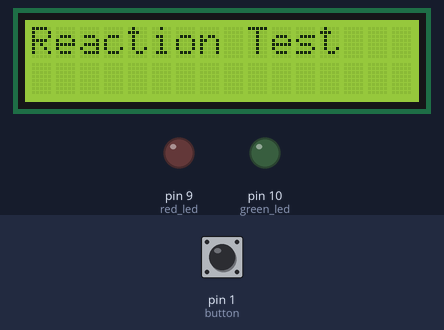
Simulated run of this sketch. Board: Arduino Uno, built with avr-gcc and run on an emulated ATmega328P. On the bench: 16×2 character LCD, output pins drawn as LEDs (lit = HIGH). Dashed ring = blinking. The inputs (shaded band) are chosen by the test bench; at power-on: pin 1 (button) LOW. Random numbers use the default seed unless the sketch sets one.

Above: at 1.0 s.
1.6 s: pin 1 (button) pulled HIGH for 0.15 s
At 2.6 s:
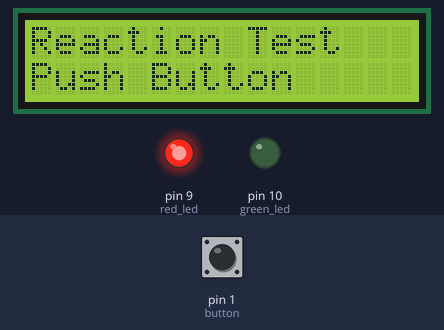
4.7 s: pin 1 (button) pulled HIGH for 1 s
At 6.4 s:
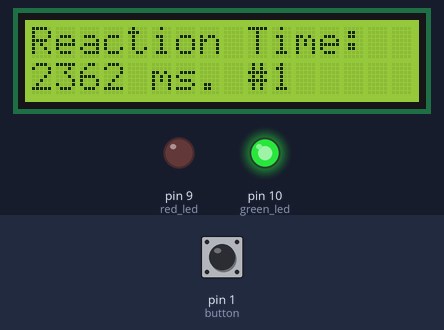
8.5 s: pin 1 (button) pulled HIGH for 3.2 s
At 14.4 s:
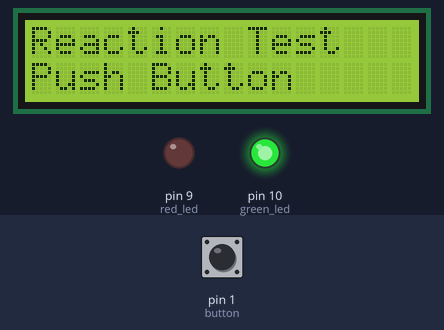
14.7 s: pin 1 (button) pulled HIGH for 0.15 s
At 16.23 s:
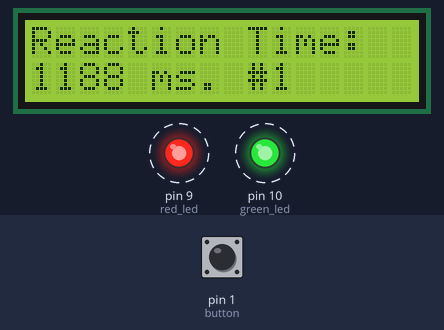
Timing chart, 0 to 17.3 s (numbered marks = the images above; inputs shaded):
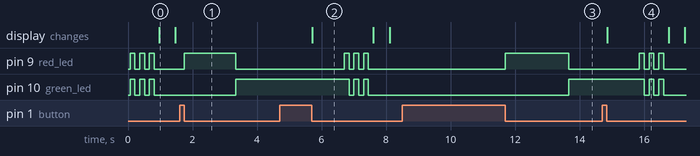

Measured:
- after the input at 1.6 s, pin 9 (red_led): LOW → HIGH after 0.15 s, → LOW 1.6 s later; pin 10 (green_led): LOW → HIGH after 1.7 s
- after the input at 4.7 s, pin 9 (red_led): alternates HIGH for 0.15 s and LOW for 0.15 s, 6 changes in all, then stays LOW, starting after 2.0 s; pin 10 (green_led): alternates HIGH for 0.15 s and LOW for 0.15 s, 5 changes in all, then stays LOW, starting after 2.2 s; the display: changes after 1.0 s (image 2)
- after the input at 8.5 s, pin 9 (red_led): LOW → HIGH after 3.2 s, → LOW 2.0 s later; pin 10 (green_led): LOW → HIGH after 5.2 s
- after the input at 14.7 s, pin 9 (red_led): alternates HIGH for 0.15 s and LOW for 0.15 s, 6 changes in all, then stays LOW, starting after 1.2 s; pin 10 (green_led): alternates HIGH for 0.15 s and LOW for 0.15 s, 5 changes in all, then stays LOW, starting after 1.3 s; the display: changes after 0.16 s (image 4)
- by itself, pin 9 (red_led), pin 10 (green_led): alternates HIGH for 0.15 s and LOW for 0.15 s, 6 changes in all, then stays LOW
- what the display in image 0 shows lasts 0.5 s, from 1.0 s to 1.5 s

The sketch:

ReactionTimeGame.ino
```cpp
#include <LiquidCrystal.h>

const int red_led = 9;
const int green_led = 10;
const int button = 1;
const int empty_pin = A4;

LiquidCrystal lcd(12, 11, 5, 4, 3, 2);

void setup() {
  int seed;

  lcd.begin(16, 2);
  pinMode(red_led, OUTPUT);
  pinMode(green_led, OUTPUT);
  pinMode(button, INPUT);
  seed = analogRead(empty_pin);
  randomSeed(seed);
}

void push(int pin) {
  // wait until button was pushed down...
  while (digitalRead(pin) == LOW);
  // ... and released again
  while (digitalRead(pin) == HIGH);
}

int randomInt(int min, int max) {
  return random() % (max - min + 1) + min;
}

struct result {
  short reaction_time;
  struct result *next;
};

struct result *first = NULL;

byte rank_result(int reaction_time) {
  struct result *new_result, *tmp, *last;
  byte rank;
  bool attached;

  new_result = (result*)malloc(sizeof(struct result));
  if (new_result == NULL) {
    exit(1);
  }
  new_result->reaction_time = reaction_time;
  new_result->next = NULL;

  rank = 1;
  attached = false;
  if (first == NULL) {
    // nothing there yet
    first = new_result;
  } else {
    tmp = first;
    last = NULL;
    do {
      if (new_result->reaction_time < tmp->reaction_time) {
        // attach new result in front of next slower entry
        new_result->next = tmp;
        if (last != NULL) {
          last->next = new_result;
        }
        attached = true;
        break;
      } else {
        rank++;
        last = tmp;
        tmp = tmp->next;
      }
    } while (tmp != NULL);
    if (tmp == first && tmp != NULL && first != NULL) {
      // new_result was inserted before tmp, would be NULL otherwise
      first = new_result;
    } else if (!attached) {
      // no entry found to add new one in front of it, attach at the end
      last->next = new_result;
    }
  }
  return rank;
}

void loop() {
  unsigned int i, wait;
  unsigned long start, done;
  unsigned short reaction_time;
  byte rank;

  // optical start signal
  for (i = 0; i < 3; i++) {
    digitalWrite(red_led, HIGH);
    digitalWrite(green_led, HIGH);
    delay(150);
    digitalWrite(red_led, LOW);
    digitalWrite(green_led, LOW);
    delay(150);
  }
  lcd.clear();

  // make user initialize the game
  lcd.print("Reaction Test");
  delay(500);
  lcd.setCursor(0, 1);
  lcd.print("Push Button");
  push(button);

  // the actual game
  digitalWrite(red_led, HIGH);
  wait = randomInt(1000, 2000);
  delay(wait); // TODO: implement non-blocking wait to detect false starts
  digitalWrite(red_led, LOW);
  digitalWrite(green_led, HIGH);
  start = millis();
  push(button);
  done = millis();
  reaction_time = done - start;
  lcd.clear();

  // output result
  lcd.print("Reaction Time:");
  lcd.setCursor(0, 1);
  lcd.print(reaction_time);
  lcd.print(" ms.");
  rank = rank_result(reaction_time);
  lcd.print(" #");
  lcd.print(rank);

  delay(1000);
}
```
